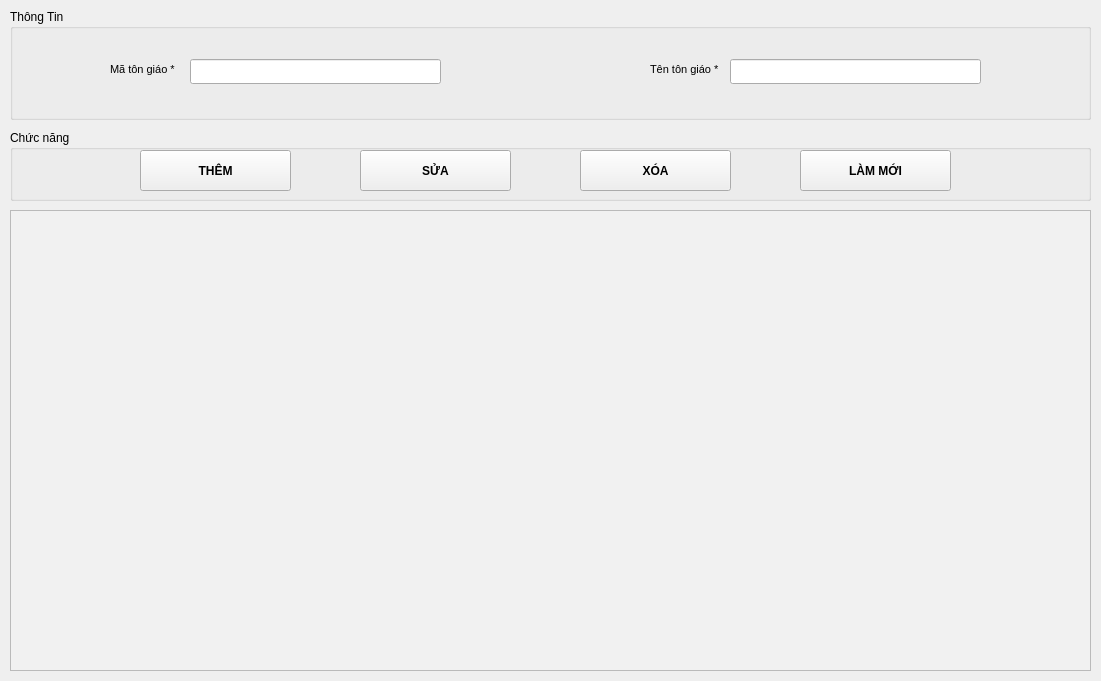
<?xml version="1.0" encoding="UTF-8"?>
<ui version="4.0">
 <class>Form</class>
 <widget class="QWidget" name="Form">
  <property name="geometry">
   <rect>
    <x>0</x>
    <y>0</y>
    <width>1101</width>
    <height>681</height>
   </rect>
  </property>
  <property name="windowTitle">
   <string>Form</string>
  </property>
  <widget class="QGroupBox" name="groupBox_2">
   <property name="geometry">
    <rect>
     <x>10</x>
     <y>130</y>
     <width>1081</width>
     <height>71</height>
    </rect>
   </property>
   <property name="title">
    <string>Chức năng</string>
   </property>
   <widget class="QPushButton" name="buttonThem">
    <property name="geometry">
     <rect>
      <x>130</x>
      <y>20</y>
      <width>151</width>
      <height>41</height>
     </rect>
    </property>
    <property name="font">
     <font>
      <weight>75</weight>
      <bold>true</bold>
     </font>
    </property>
    <property name="cursor">
     <cursorShape>PointingHandCursor</cursorShape>
    </property>
    <property name="text">
     <string>THÊM</string>
    </property>
   </widget>
   <widget class="QPushButton" name="buttonSua">
    <property name="geometry">
     <rect>
      <x>350</x>
      <y>20</y>
      <width>151</width>
      <height>41</height>
     </rect>
    </property>
    <property name="font">
     <font>
      <weight>75</weight>
      <bold>true</bold>
     </font>
    </property>
    <property name="cursor">
     <cursorShape>PointingHandCursor</cursorShape>
    </property>
    <property name="text">
     <string>SỬA</string>
    </property>
   </widget>
   <widget class="QPushButton" name="buttonXoa">
    <property name="geometry">
     <rect>
      <x>570</x>
      <y>20</y>
      <width>151</width>
      <height>41</height>
     </rect>
    </property>
    <property name="font">
     <font>
      <weight>75</weight>
      <bold>true</bold>
     </font>
    </property>
    <property name="cursor">
     <cursorShape>PointingHandCursor</cursorShape>
    </property>
    <property name="text">
     <string>XÓA</string>
    </property>
   </widget>
   <widget class="QPushButton" name="buttonLamMoi">
    <property name="geometry">
     <rect>
      <x>790</x>
      <y>20</y>
      <width>151</width>
      <height>41</height>
     </rect>
    </property>
    <property name="font">
     <font>
      <weight>75</weight>
      <bold>true</bold>
     </font>
    </property>
    <property name="cursor">
     <cursorShape>PointingHandCursor</cursorShape>
    </property>
    <property name="text">
     <string>LÀM MỚI</string>
    </property>
   </widget>
  </widget>
  <widget class="QGroupBox" name="groupBox">
   <property name="geometry">
    <rect>
     <x>10</x>
     <y>9</y>
     <width>1081</width>
     <height>111</height>
    </rect>
   </property>
   <property name="title">
    <string>Thông Tin</string>
   </property>
   <widget class="QLineEdit" name="txtMaTonGiao">
    <property name="geometry">
     <rect>
      <x>180</x>
      <y>50</y>
      <width>251</width>
      <height>25</height>
     </rect>
    </property>
   </widget>
   <widget class="QLabel" name="label">
    <property name="geometry">
     <rect>
      <x>100</x>
      <y>50</y>
      <width>71</width>
      <height>21</height>
     </rect>
    </property>
    <property name="font">
     <font>
      <pointsize>8</pointsize>
     </font>
    </property>
    <property name="text">
     <string>Mã tôn giáo *</string>
    </property>
   </widget>
   <widget class="QLabel" name="label_2">
    <property name="geometry">
     <rect>
      <x>640</x>
      <y>50</y>
      <width>71</width>
      <height>21</height>
     </rect>
    </property>
    <property name="font">
     <font>
      <pointsize>8</pointsize>
     </font>
    </property>
    <property name="text">
     <string>Tên tôn giáo *</string>
    </property>
   </widget>
   <widget class="QLineEdit" name="txtTenTonGiao">
    <property name="geometry">
     <rect>
      <x>720</x>
      <y>50</y>
      <width>251</width>
      <height>25</height>
     </rect>
    </property>
   </widget>
  </widget>
  <widget class="QTableWidget" name="tableData">
   <property name="enabled">
    <bool>true</bool>
   </property>
   <property name="geometry">
    <rect>
     <x>10</x>
     <y>210</y>
     <width>1081</width>
     <height>461</height>
    </rect>
   </property>
   <property name="styleSheet">
    <string notr="true">background-color:  #f1f1f1;</string>
   </property>
   <property name="midLineWidth">
    <number>1</number>
   </property>
   <property name="editTriggers">
    <set>QAbstractItemView::NoEditTriggers</set>
   </property>
  </widget>
 </widget>
 <resources/>
 <connections/>
</ui>
